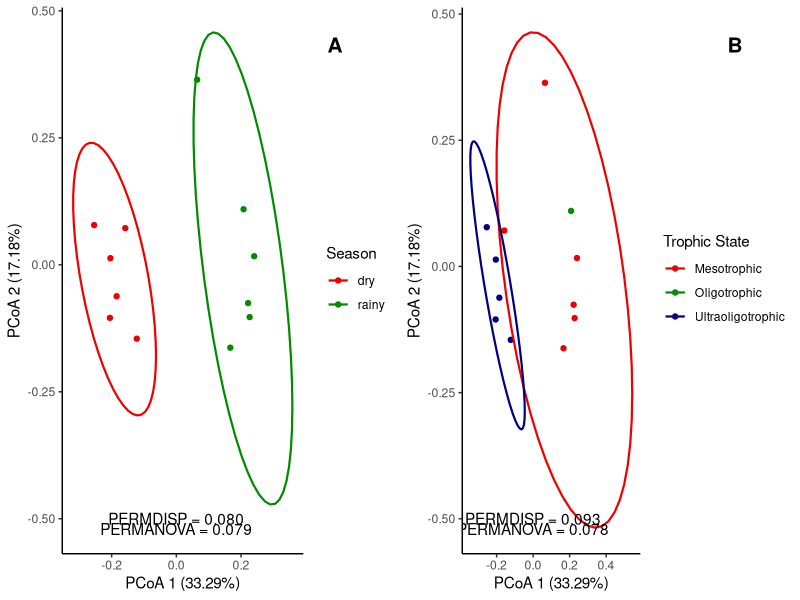
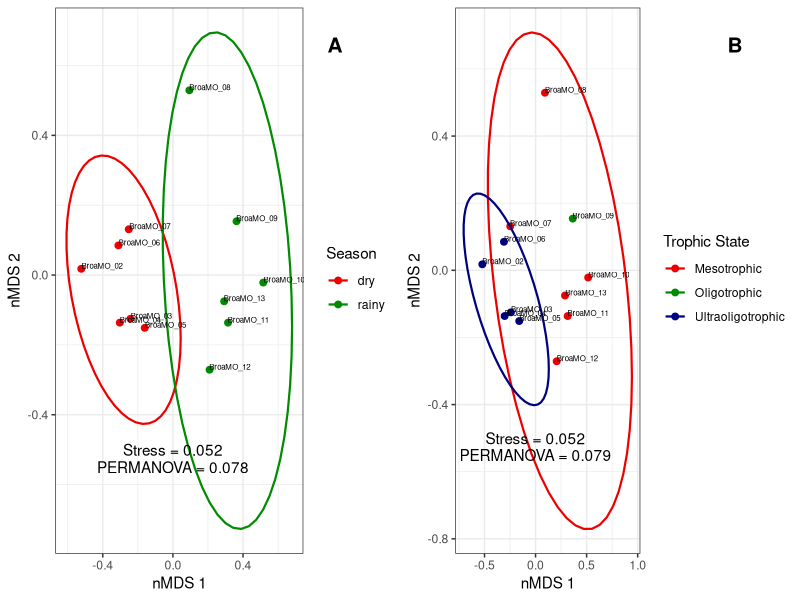

Generate these figures, in order, with R:
#Betadispersion + nMDS

#loading required libraries
library(vegan)
library(dplyr)
library(tidyr)
library(cowplot)
library(gridExtra)
library(ggpubr)

#setting directory in your machine
setwd("C:/Users/erick/Desktop/")

#data input
asv_bact=read.csv("BroaMO_16S_ra_rarefied+taxonomy.csv",header=T,row.names="asv")
asv_bact=asv_bact[1:12]
asv_bact=t(asv_bact)

env=read.csv("BroaMO_env.csv", header=T, row.names= 1)
map = env[,11:14]

#Significance tests
dist_bray = vegdist(asv_bact, method="bray")
beta_dist_site=betadisper(dist_bray, map$trophic_state)
permutest(beta_dist_site, control=permControl (nperm=1000))
anova(beta_dist_site)
#TukeyHSD(beta_dist_site)
#plot(TukeyHSD(beta_dist_site), las = 1)

#extract axis' importance
valor = (beta_dist_site$eig/sum(beta_dist_site$eig))*100
head(valor)

#AQUI
#extract axis' values
PCoA_score = scores(beta_dist_site$vectors[,1:2])
map_dist = merge(map, PCoA_score, by.x="row.names", by.y="row.names")

panel.a =
ggplot(map_dist, aes(PCoA1, PCoA2, color = season)) + 
  geom_jitter(size=1.5) +  
  #scale_shape_manual(values=c(1,2,14,15,3,4,16,17,10)) + 
  scale_color_manual(name="Season", 
                     values=c("red2","green4", "navy","dodgerblue2","magenta2","chocolate3","purple"))+ 
  stat_ellipse(aes(group=season,color=season),size=0.75)+
  annotate("text", x = 0, y = -0.5, label = "PERMDISP = 0.080")+
  annotate("text", x = 0, y = -0.52, label = "PERMANOVA = 0.079")+
  theme_classic()+
  xlab("PCoA 1 (33.29%)")+
  ylab("PCoA 2 (17.18%)")

panel.b = 
ggplot(map_dist, aes(PCoA1, PCoA2, color = trophic_state)) + 
  geom_jitter(size=1.5) +  
  #scale_shape_manual(values=c(1,2,14,15,3,4,16,17,10)) + 
  scale_color_manual(name="Trophic State", 
                     values=c("red2","green4", "navy","dodgerblue2","magenta2","chocolate3","purple"))+ 
  stat_ellipse(aes(group=trophic_state,color=trophic_state),size=0.75)+
  annotate("text", x = 0, y = -0.5, label = "PERMDISP = 0.093")+
  annotate("text", x = 0, y = -0.52, label = "PERMANOVA = 0.078")+
  theme_classic()+
  xlab("PCoA 1 (33.29%)")+
  ylab("PCoA 2 (17.18%)")

x = arrangeGrob(panel.a,panel.b,
                ncol = 1, nrow = 2,
                layout_matrix = rbind(c(1,2), c(1,2)))
as_ggplot(x)+
  draw_plot_label(label = c ("A","B"), size = 15,
                  x = c(0.4, 0.9), y = c(0.95,0.95))

#nMDS
ord_asv = metaMDS(asv_bact, dist="bray", k=2, trymax=200, autotransform=FALSE, noshare=FALSE, wascores=FALSE)
ord_asv$stress
nmds_score = scores(ord_asv)
map_dist = merge(map, nmds_score, by.x="row.names", by.y="row.names")

panel.a =
ggplot(map_dist, aes(NMDS1, NMDS2)) + 
  geom_jitter(aes(color = season), size=2) +  
  #scale_shape_manual(values=c(16,16,16)) + 
  scale_color_manual(name="Season", 
                     values=c("red2","green4", "navy","dodgerblue2","magenta2","chocolate3","purple"))+ 
  stat_ellipse(aes(group=season,color=season),size=0.75)+
  #geom_polygon(aes(group=season,fill=season),alpha=0.3)+
  geom_text(aes(label=Row.names),hjust=0, vjust=0, size=2)+
  annotate("text", x = 0, y = -0.5, label = "Stress = 0.052")+
  annotate("text", x = 0, y = -0.55, label = "PERMANOVA = 0.078")+
  theme_bw()+
  xlab("nMDS 1")+
  ylab("nMDS 2")

panel.b =
ggplot(map_dist, aes(NMDS1, NMDS2)) + 
  geom_jitter(aes(color = trophic_state), size=2) +  
  #scale_shape_manual(values=c(16,16,16)) + 
  scale_color_manual(name="Trophic State", 
                     values=c("red2","green4", "navy","dodgerblue2","magenta2","chocolate3","purple"))+ 
  stat_ellipse(aes(group=trophic_state,color=trophic_state),size=0.75)+
  #geom_polygon(aes(group=trophic_state,fill=trophic_state),alpha=0.3)+
  geom_text(aes(label=Row.names),hjust=0, vjust=0, size=2)+
  annotate("text", x = 0, y = -0.5, label = "Stress = 0.052")+
  annotate("text", x = 0, y = -0.55, label = "PERMANOVA = 0.079")+
  theme_bw()+
  xlab("nMDS 1")+
  ylab("nMDS 2")

x = arrangeGrob(panel.a,panel.b,
                ncol = 1, nrow = 2,
                layout_matrix = rbind(c(1,2), c(1,2)))
as_ggplot(x)+
  draw_plot_label(label = c ("A","B"), size = 15,
                  x = c(0.4, 0.9), y = c(0.95,0.95))
